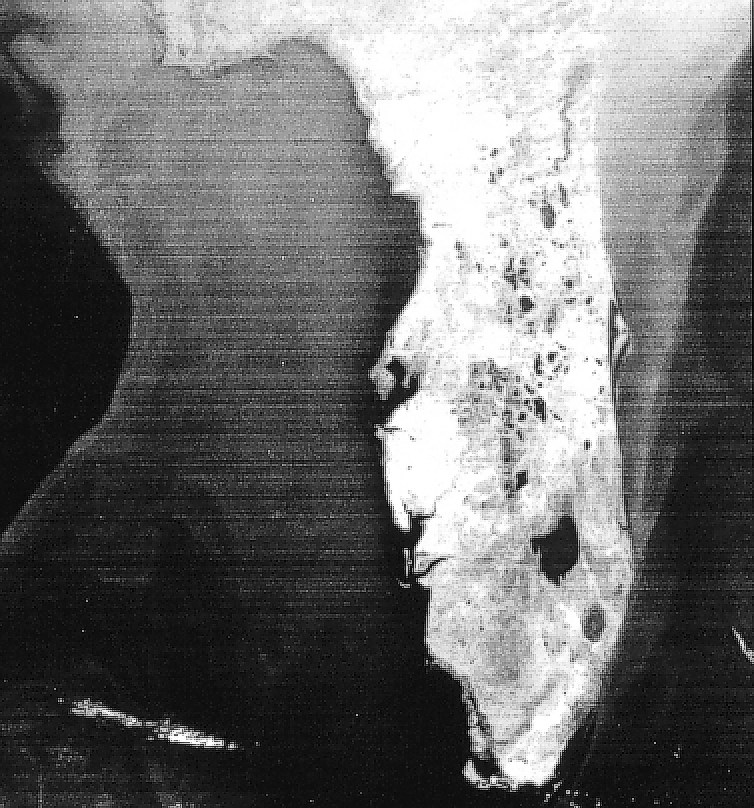
#> input picture Data/Floride.tif, 754 x 808 px, found by its file name
$ jupyter execute 'Leçon_4_Demo_detr.ipynb'   (shell and % lines are left out)
#> lines starting #> are read from the running program, lines starting #| are printed output that depends on the picture
<a target="_blank" href="https://colab.research.google.com/github/evaalonsoortiz/ELE8812-demos/blob/main/Demos/Lesson%204/Le%C3%A7on_4_Demo_detr.ipynb">

</a>

# ELE8812 - Traitement fréquentiel

## Démo : Filtrage passe-bas, filtres classiques détramage

### Référence : DIP 4e édition, Chapitre 4, « ADDITIONAL EXAMPLES OF LOWPASS FILTERING » p.281

Dans ce démo, une image sera filtrée avec des filtres passe-bas dans le domaine fréquentiel afin de lisser des artéfacts de scanning horizontal. Les filtres suivants seront utilisés : filtre idéal, filtre gaussien et filtre Butterworth.

[cell 1]
import numpy as np
import matplotlib.pyplot as plt
import scipy.io

from ipywidgets import interact, interactive, fixed, interact_manual
import ipywidgets as widgets

# Option d'affichage
plt.rcParams['figure.figsize'] = (16,10)
plt.rcParams['axes.linewidth'] = 3
plt.rcParams['axes.titlesize'] = 15
plt.rcParams['axes.titlepad'] = 15
plt.rcParams['xtick.labelsize'] = 12
plt.rcParams['ytick.labelsize'] = 12

[cell 2]
# Charger image
A = plt.imread('Repo/Data/Floride.tif');
#> A is the input picture: shape (808, 754); min 0, max 255, mean 109.3
plt.imshow(A, cmap='gray'); plt.title('Image Originale'); plt.axis('off'); plt.show();

[cell 3]
def filtpb_butter(A, fc, ordre, pad):
    """ Application d'un filtre Butterworth sur une image im à une fréquence de coupure fc dans
        le domaine fréquentiel

    A (ndarray): Image d'entrée
    fc (float): Fréquence de coupure
    ordre (int): Ordre du filtre
    pad (int): Nombre de pixels de padding
    """
    M,N = A.shape
    M+=pad
    N+=pad

    # Image dans le domaine fréquentiel
    AA = np.fft.fftshift(np.fft.fft2(A, (M,N)))

    M0 = np.ceil((M+1) / 2)
    N0 = np.ceil((N+1) / 2)

    U, V = np.mgrid[1:M+1, 1:N+1]
    D2 = (U - M0)**2 + (V - N0)**2

    # Réponse fréquentielle du filtre Butterworth
    HH = 1 / (1 + (D2 / fc**2)**ordre)

    # Application du filtre et retour au domaine spatial
    BB = np.fft.ifftshift(AA * HH)
    B = np.fft.ifft2(BB)
    B = np.real(B)
    return B[:A.shape[0],:A.shape[1]]

[cell 4]
def filtpb_gauss(A, fc, pad):
    """ Application d'un filtre gaussien sur une image im à une fréquence de coupure fc dans
        le domaine fréquentiel

    A (ndarray): Image d'entrée
    fc (float): Fréquence de coupure
    pad (int): Nombre de pixels de padding
    """
    M,N = A.shape
    M+=pad
    N+=pad

    # Image dans le domaine fréquentiel
    AA = np.fft.fftshift(np.fft.fft2(A, (M,N)))

    M0 = np.ceil((M+1) / 2)
    N0 = np.ceil((N+1) / 2)

    U, V = np.mgrid[1:M+1, 1:N+1]
    D2 = (U - M0)**2 + (V - N0)**2

    # Réponse fréquentielle du filtre gaussien
    HH = np.exp(-D2 / (2 * fc**2))

    # Application du filtre et retour au domaine spatial
    BB = np.fft.ifftshift(AA * HH)
    B = np.fft.ifft2(BB)
    B = np.real(B)
    return B[:A.shape[0],:A.shape[1]]

[cell 5]
def filtpb_idéal(A, fc, pad):
    """ Application d'un filtre gaussien sur une image im à une fréquence de coupure fc dans
        le domaine fréquentiel

    A (ndarray): Image d'entrée
    fc (float): Fréquence de coupure
    pad (int): Nombre de pixels de padding
    """
#> called with fc = 40, pad = 0
    M,N = A.shape
#> M = 808; N = 754
    M+=pad
    N+=pad

    # Image dans le domaine fréquentiel
    AA = np.fft.fftshift(np.fft.fft2(A, (M,N)))

    M0 = np.ceil((M+1) / 2)
#> M0 = 405
    N0 = np.ceil((N+1) / 2)
#> N0 = 378

    U, V = np.mgrid[1:M+1, 1:N+1]
    D2 = (U - M0)**2 + (V - N0)**2

    # Réponse fréquentielle du filtre idéal
    HH = (D2<= fc**2)

    # Application du filtre et retour au domaine spatial
    BB = np.fft.ifftshift(AA * HH)
    B = np.fft.ifft2(BB)
    B = np.real(B)
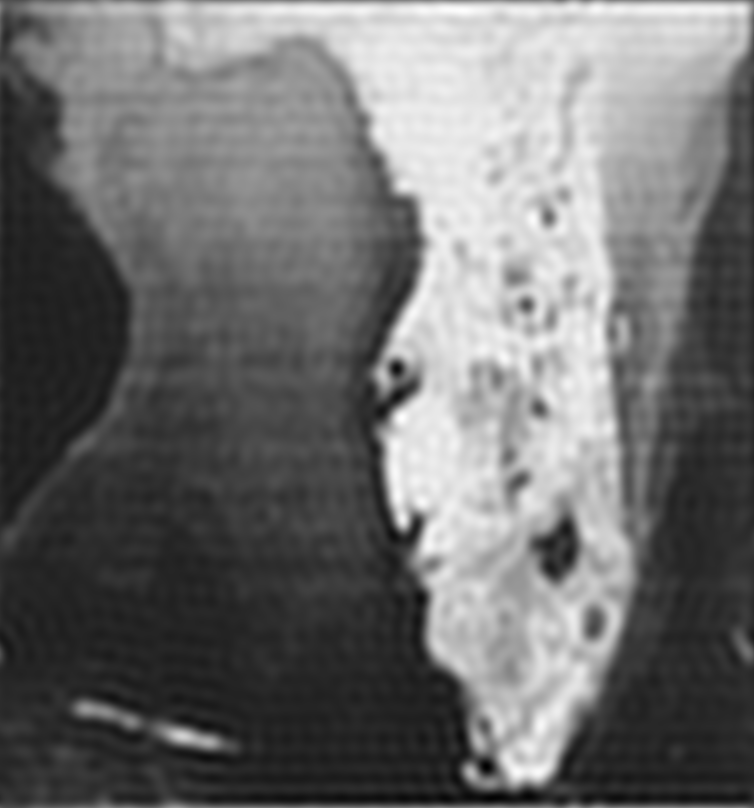
#> B: shape (808, 754) float64; min -23.29, max 281.7, mean 109.3; drawn with min black and max white
    return B[:A.shape[0],:A.shape[1]]

## Paramètres de filtrage

La fréquence de coupure ainsi que le *padding* affecte les 3 types de filtres tandis que l’ordre concerne uniquement le filtre Butterworth (voir le démo demo_pb pour plus de détails sur ces paramètres).

[cell 6]
# fréquence de coupure
fc = 40
# padding
pad = 0
# ordre du filtre
n = 4

## Résultats

Les 3 filtres passe-bas permettent d’atténuer les composantes à haute fréquence des artéfacts de scanning. Cependant, toute l’image paraît également plus lisse et une quantité importante de détails est perdue. Une technique plus efficace pour éliminer uniquement les artéfacts est présentée dans le démo demo_detr2.

### Filtrage idéal

Le filtre passe-bas idéal entraîne des artéfacts d’oscillation. Rappel : une multiplication dans le domaine fréquentiel correspond à une convolution dans le domaine spatial, la représentation spatiale d’un filtre idéal contient des oscillations (fonction [jinc](https://fr.wikipedia.org/wiki/Fonction_sombrero)).

[cell 7]
plt.subplot(121); plt.imshow(A, cmap='gray'); plt.axis('off'); plt.title('Image Originale');
plt.subplot(122); plt.imshow(filtpb_idéal(A,fc,pad), cmap='gray'); plt.axis('off'); plt.title('Filtrage idéal');
plt.show()
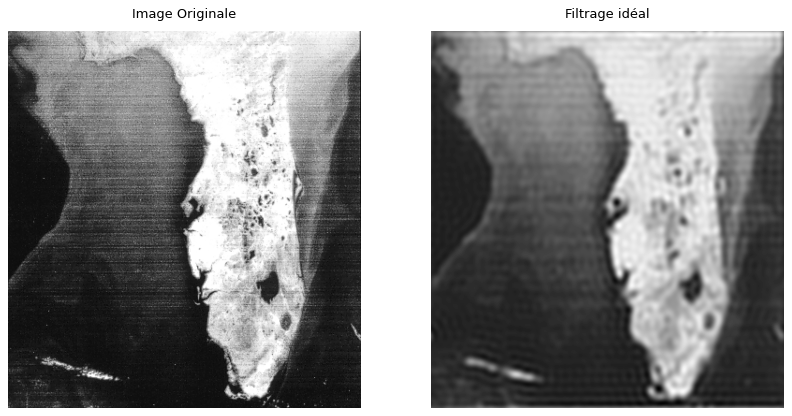
#> figure drawn by matplotlib, 2 panels

### Filtrage gaussien

Le filtre gaussien n’entraîne pas d’artéfacts d’oscillation : sa représentation spatiale décroît de façon monotonique.

[cell 8]
plt.subplot(121); plt.imshow(A, cmap='gray'); plt.axis('off'); plt.title('Image Originale');
plt.subplot(122); plt.imshow(filtpb_gauss(A,fc,pad), cmap='gray'); plt.axis('off'); plt.title('Filtrage gaussien');
#> in filtpb_gauss, `B = np.real(B)`:
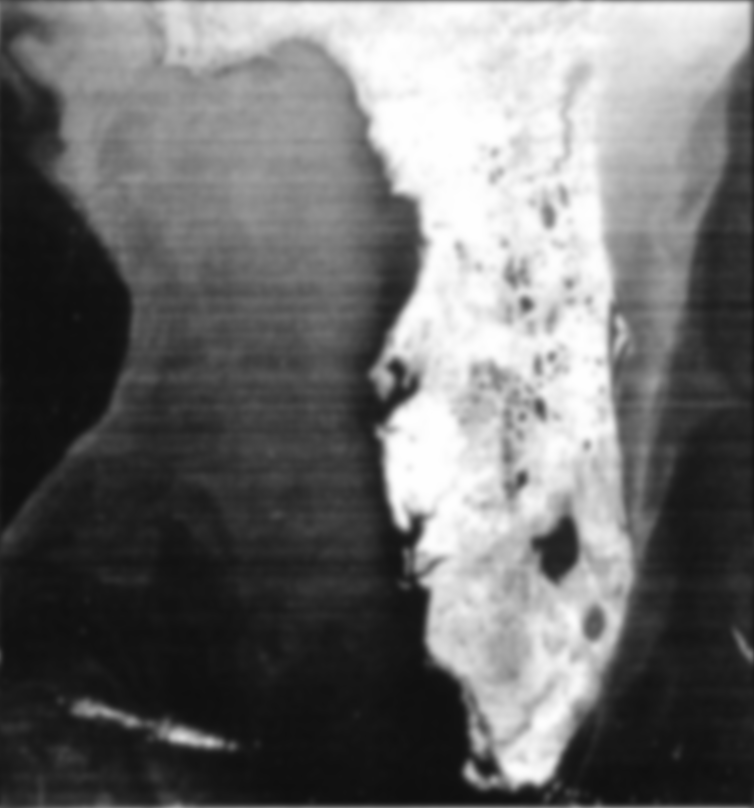
#> B: shape (808, 754) float64; min 14.9, max 255, mean 109.3
plt.show()
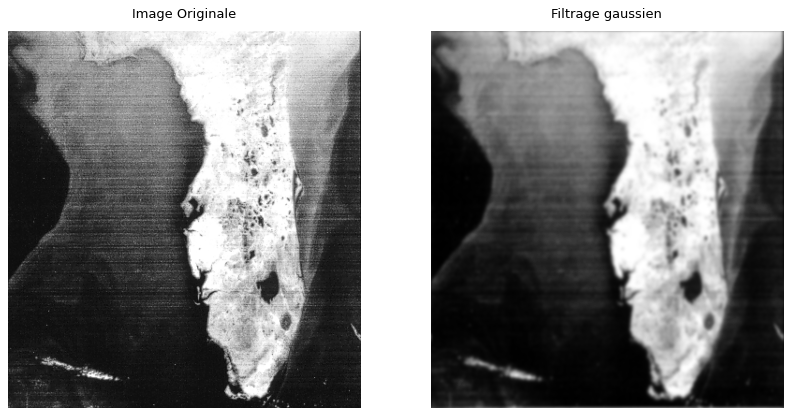
#> figure drawn by matplotlib, 2 panels

### Filtrage Butterworth

Plus l’ordre d’un filtre Butterworth est élevé, plus sa représentation se rapproche d’un filtre idéal et plus il y a présence d’artéfacts d’oscillation dans l’image filtrée. Avec un ordre n=4, ces artéfacts ne sont pas visibles.

[cell 9]
plt.subplot(121); plt.imshow(A, cmap='gray'); plt.axis('off'); plt.title('Image Originale');
plt.subplot(122); plt.imshow(filtpb_butter(A, fc, n, pad), cmap='gray'); plt.axis('off'); plt.title('Filtrage butterworth');
plt.show()

### Comparaison

[cell 10]
plt.subplot(131); plt.imshow(filtpb_idéal(A,fc,pad), cmap='gray'); plt.axis('off'); plt.title('Filtrage idéal')
plt.subplot(132); plt.imshow(filtpb_gauss(A,fc,pad), cmap='gray'); plt.axis('off'); plt.title('Filtrage gaussien')
plt.subplot(133); plt.imshow(filtpb_butter(A, fc, n, pad), cmap='gray'); plt.axis('off'); plt.title('Filtrage butterworth')
plt.show()
